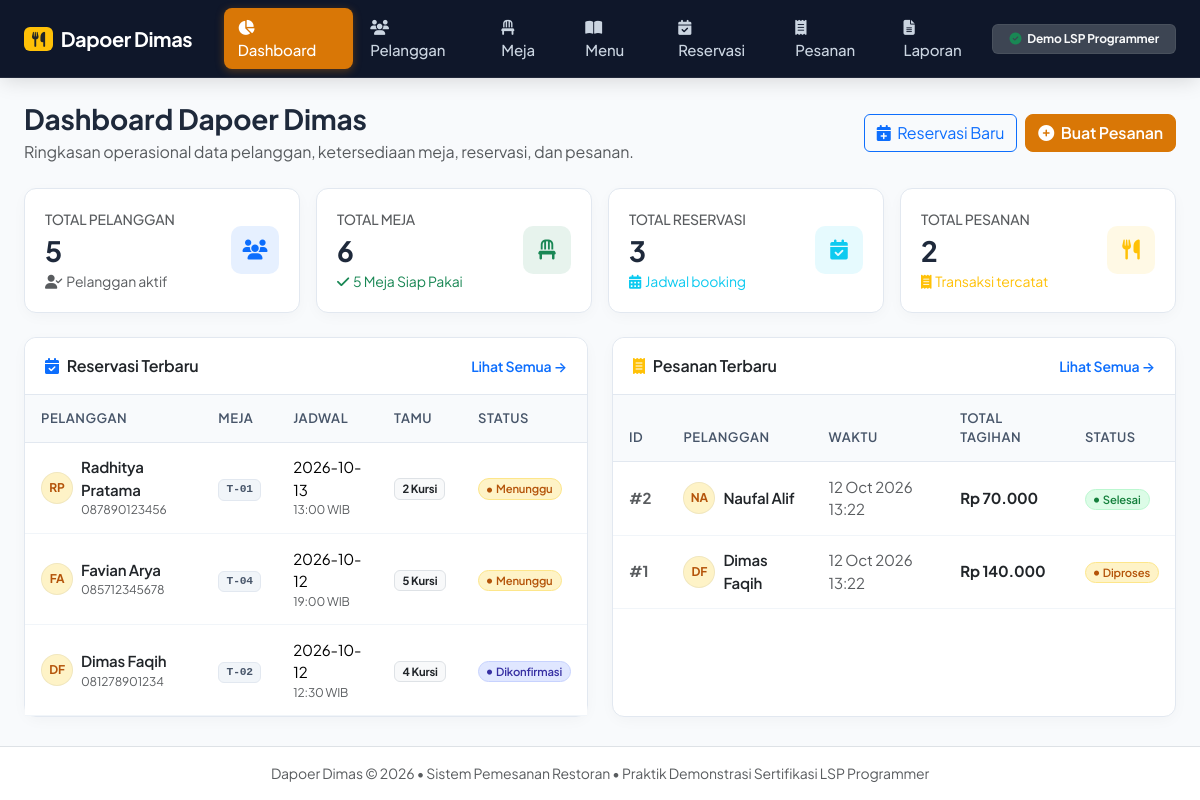
The app's page /restoran/ with its own data.
### tables this page shows
CREATE TABLE reservations (
    id INT AUTO_INCREMENT PRIMARY KEY,
    customer_id INT NOT NULL,
    table_id INT NOT NULL,
    reservation_date DATE NOT NULL,
    reservation_time TIME NOT NULL,
    guest_count INT NOT NULL,
    status ENUM('Menunggu', 'Dikonfirmasi', 'Selesai', 'Dibatalkan') NOT NULL DEFAULT 'Menunggu',
    notes TEXT NULL,
    created_at TIMESTAMP DEFAULT CURRENT_TIMESTAMP,
    FOREIGN KEY (customer_id) REFERENCES customers(id) ON DELETE CASCADE,
    FOREIGN KEY (table_id) REFERENCES restaurant_tables(id) ON DELETE RESTRICT
);

CREATE TABLE customers (
    id INT AUTO_INCREMENT PRIMARY KEY,
    name VARCHAR(100) NOT NULL,
    phone VARCHAR(20) NOT NULL,
    email VARCHAR(100) NULL,
    created_at TIMESTAMP DEFAULT CURRENT_TIMESTAMP
);

CREATE TABLE restaurant_tables (
    id INT AUTO_INCREMENT PRIMARY KEY,
    table_number VARCHAR(10) NOT NULL UNIQUE,
    capacity INT NOT NULL,
    status ENUM('Aktif', 'Nonaktif') NOT NULL DEFAULT 'Aktif'
);

CREATE TABLE restaurant_orders (
    id INT AUTO_INCREMENT PRIMARY KEY,
    customer_id INT NOT NULL,
    reservation_id INT NULL,
    order_date DATETIME NOT NULL DEFAULT CURRENT_TIMESTAMP,
    status ENUM('Diproses', 'Selesai', 'Dibatalkan') NOT NULL DEFAULT 'Diproses',
    total_amount DECIMAL(12,2) NOT NULL DEFAULT 0.00,
    created_at TIMESTAMP DEFAULT CURRENT_TIMESTAMP,
    FOREIGN KEY (customer_id) REFERENCES customers(id) ON DELETE CASCADE,
    FOREIGN KEY (reservation_id) REFERENCES reservations(id) ON DELETE SET NULL
);

### restoran/index.php (called while the page is built, shortened)
<?php
require_once __DIR__ . '/config/database.php';
require_once __DIR__ . '/helpers/functions.php';
require_once __DIR__ . '/models/Customer.php';
require_once __DIR__ . '/models/Reservation.php';
require_once __DIR__ . '/models/Order.php';
$pelangganClass = new Customer($db);
$reservasiClass = new Reservation($db);
$pesananClass   = new Order($db);
$halaman = $_GET['page'] ?? 'dashboard';
$halaman_valid = [
    'dashboard'    => 'pages/dashboard.php',
    'customers'    => 'pages/customers.php',
    'tables'       => 'pages/tables.php',
    'menu'         => 'pages/menu.php',
    'reservations' => 'pages/reservations.php',
    'orders'       => 'pages/orders.php',
    'reports'      => 'pages/reports.php',
];
$file_halaman = $halaman_valid[$halaman] ?? 'pages/dashboard.php';
require_once __DIR__ . '/templates/header.php';
require_once __DIR__ . '/templates/navbar.php';
require_once __DIR__ . '/' . $file_halaman;
require_once __DIR__ . '/templates/footer.php';

### restoran/models/Customer.php (called while the page is built, shortened)
<?php
class Customer
{
    private PDO $db;
    public function __construct(PDO $koneksi)
    {
        $this->db = $koneksi;
    }
    public function hitungTotal(): int
    {
        return (int)$this->db->query("SELECT COUNT(*) FROM customers")->fetchColumn();
    }
}

### restoran/models/Reservation.php (called while the page is built, shortened)
<?php
class Reservation
{
    private PDO $db;
    public function __construct(PDO $koneksi)
    {
        $this->db = $koneksi;
    }
    public function ambilTerbaru(int $limit = 5): array
    {
        $sql = "SELECT r.*, c.name AS nama_pelanggan, c.phone AS telepon_pelanggan,
                       t.table_number AS nomor_meja, t.capacity AS kapasitas_meja
                FROM reservations r
                JOIN customers c ON r.customer_id = c.id
                JOIN restaurant_tables t ON r.table_id = t.id
                ORDER BY r.id DESC LIMIT :limit";
        $stmt = $this->db->prepare($sql);
        $stmt->bindValue(':limit', $limit, PDO::PARAM_INT);
        $stmt->execute();
        return $stmt->fetchAll();
    }
    public function hitungTotal(): int
    {
        return (int)$this->db->query("SELECT COUNT(*) FROM reservations")->fetchColumn();
    }
}

### restoran/models/Order.php (called while the page is built, shortened)
<?php
class Order
{
    private PDO $db;
    public function __construct(PDO $koneksi)
    {
        $this->db = $koneksi;
    }
    public function ambilTerbaru(int $limit = 5): array
    {
        $sql = "SELECT o.*, c.name AS nama_pelanggan
                FROM restaurant_orders o
                JOIN customers c ON o.customer_id = c.id
                ORDER BY o.id DESC LIMIT :limit";
        $stmt = $this->db->prepare($sql);
        $stmt->bindValue(':limit', $limit, PDO::PARAM_INT);
        $stmt->execute();
        return $stmt->fetchAll();
    }
    public function hitungTotal(): int
    {
        return (int)$this->db->query("SELECT COUNT(*) FROM restaurant_orders")->fetchColumn();
    }
}

### restoran/pages/dashboard.php (the view)
<?php
$total_pelanggan = $pelangganClass->hitungTotal();
$total_meja      = (int)$db->query("SELECT COUNT(*) FROM restaurant_tables")->fetchColumn();
$meja_aktif      = (int)$db->query("SELECT COUNT(*) FROM restaurant_tables WHERE status = 'Aktif'")->fetchColumn();
$total_reservasi = $reservasiClass->hitungTotal();
$total_pesanan   = $pesananClass->hitungTotal();
$reservasi_terbaru = $reservasiClass->ambilTerbaru(5);
$pesanan_terbaru   = $pesananClass->ambilTerbaru(5);
?>
<div class="d-flex flex-column flex-md-row justify-content-between align-items-md-center mb-4 gap-2">
    <div>
        <h1 class="h3 fw-bold mb-1">Dashboard Dapoer Dimas</h1>
        <p class="text-muted mb-0">Ringkasan operasional data pelanggan, ketersediaan meja, reservasi, dan pesanan.</p>
    </div>
    <div class="d-flex gap-2">
        <a href="index.php?page=reservations" class="btn btn-outline-primary">
            <i class="fa fa-calendar-plus me-1"></i> Reservasi Baru
        </a>
        <a href="index.php?page=orders" class="btn btn-warning-custom">
            <i class="fa fa-plus-circle me-1"></i> Buat Pesanan
        </a>
    </div>
</div>
<div class="row g-3 mb-4">
    <div class="col-sm-6 col-xl-3">
        <div class="kpi-card d-flex align-items-center justify-content-between">
            <div>
                <div class="text-muted small fw-medium text-uppercase">Total Pelanggan</div>
                <div class="h3 fw-bold mb-0 mt-1"><?= $total_pelanggan ?></div>
                <div class="small text-muted mt-1"><i class="fa fa-user-check me-1"></i>Pelanggan aktif</div>
            </div>
            <div class="kpi-icon bg-primary bg-opacity-10 text-primary">
                <i class="fa fa-users"></i>
            </div>
        </div>
    </div>
    <div class="col-sm-6 col-xl-3">
        <div class="kpi-card d-flex align-items-center justify-content-between">
            <div>
                <div class="text-muted small fw-medium text-uppercase">Total Meja</div>
                <div class="h3 fw-bold mb-0 mt-1"><?= $total_meja ?></div>
                <div class="small text-success mt-1"><i class="fa fa-check me-1"></i><?= $meja_aktif ?> Meja Siap Pakai</div>
            </div>
            <div class="kpi-icon bg-success bg-opacity-10 text-success">
                <i class="fa fa-chair"></i>
            </div>
        </div>
    </div>
    <div class="col-sm-6 col-xl-3">
        <div class="kpi-card d-flex align-items-center justify-content-between">
            <div>
                <div class="text-muted small fw-medium text-uppercase">Total Reservasi</div>
                <div class="h3 fw-bold mb-0 mt-1"><?= $total_reservasi ?></div>
                <div class="small text-info mt-1"><i class="fa fa-calendar-alt me-1"></i>Jadwal booking</div>
            </div>
            <div class="kpi-icon bg-info bg-opacity-10 text-info">
                <i class="fa fa-calendar-check"></i>
            </div>
        </div>
    </div>
    <div class="col-sm-6 col-xl-3">
        <div class="kpi-card d-flex align-items-center justify-content-between">
            <div>
                <div class="text-muted small fw-medium text-uppercase">Total Pesanan</div>
                <div class="h3 fw-bold mb-0 mt-1"><?= $total_pesanan ?></div>
                <div class="small text-warning mt-1"><i class="fa fa-receipt me-1"></i>Transaksi tercatat</div>
            </div>
            <div class="kpi-icon bg-warning bg-opacity-10 text-warning">
                <i class="fa fa-utensils"></i>
            </div>
        </div>
    </div>
</div>
<div class="row g-4">
    <div class="col-lg-6">
        <div class="card card-custom h-100">
            <div class="card-header card-header-custom d-flex justify-content-between align-items-center">
                <span><i class="fa fa-calendar-check me-2 text-primary"></i>Reservasi Terbaru</span>
                <a href="index.php?page=reservations" class="small text-decoration-none fw-semibold">Lihat Semua &rarr;</a>
            </div>
            <div class="card-body p-0">
                <?php if (empty($reservasi_terbaru)): ?>
                    <div class="p-4 text-center text-muted">Belum ada data reservasi.</div>
                <?php else: ?>
                    <div class="table-responsive">
                        <table class="table table-custom mb-0">
                            <thead>
                                <tr>
                                    <th>Pelanggan</th>
                                    <th>Meja</th>
                                    <th>Jadwal</th>
                                    <th>Tamu</th>
                                    <th>Status</th>
                                </tr>
                            </thead>
                            <tbody>
                                <?php foreach ($reservasi_terbaru as $r): ?>
                                    <tr>
                                        <td>
                                            <div class="d-flex align-items-center">
                                                <?= avatarInisial($r['nama_pelanggan']) ?>
                                                <div>
                                                    <div class="fw-semibold text-dark"><?= htmlspecialchars($r['nama_pelanggan']) ?></div>
                                                    <div class="text-muted" style="font-size: 0.75rem;"><?= htmlspecialchars($r['telepon_pelanggan']) ?></div>
                                                </div>
                                            </div>
                                        </td>
                                        <td><span class="badge badge-soft-secondary font-monospace"><?= htmlspecialchars($r['nomor_meja']) ?></span></td>
                                        <td>
                                            <div><?= htmlspecialchars($r['reservation_date']) ?></div>
                                            <div class="text-muted" style="font-size: 0.75rem;"><?= substr($r['reservation_time'], 0, 5) ?> WIB</div>
                                        </td>
                                        <td><span class="badge bg-light text-dark border"><?= $r['guest_count'] ?> Kursi</span></td>
                                        <td><?= badgeStatus($r['status']) ?></td>
                                    </tr>
                                <?php endforeach; ?>
                            </tbody>
                        </table>
                    </div>
                <?php endif; ?>
            </div>
        </div>
    </div>
    <div class="col-lg-6">
        <div class="card card-custom h-100">
            <div class="card-header card-header-custom d-flex justify-content-between align-items-center">
                <span><i class="fa fa-receipt me-2 text-warning"></i>Pesanan Terbaru</span>
                <a href="index.php?page=orders" class="small text-decoration-none fw-semibold">Lihat Semua &rarr;</a>
            </div>
            <div class="card-body p-0">
                <?php if (empty($pesanan_terbaru)): ?>
                    <div class="p-4 text-center text-muted">Belum ada data transaksi pesanan.</div>
                <?php else: ?>
                    <div class="table-responsive">
                        <table class="table table-custom mb-0">
                            <thead>
                                <tr>
                                    <th>ID</th>
                                    <th>Pelanggan</th>
                                    <th>Waktu</th>
                                    <th>Total Tagihan</th>
                                    <th>Status</th>
                                </tr>
                            </thead>
                            <tbody>
                                <?php foreach ($pesanan_terbaru as $o): ?>
                                    <tr>
                                        <td class="fw-bold text-muted">#<?= $o['id'] ?></td>
                                        <td>
                                            <div class="d-flex align-items-center">
                                                <?= avatarInisial($o['nama_pelanggan']) ?>
                                                <span class="fw-semibold text-dark"><?= htmlspecialchars($o['nama_pelanggan']) ?></span>
                                            </div>
                                        </td>
                                        <td class="small text-muted"><?= date('d M Y H:i', strtotime($o['order_date'])) ?></td>
                                        <td class="fw-bold text-dark"><?= formatRupiah((float)$o['total_amount']) ?></td>
                                        <td><?= badgeStatus($o['status']) ?></td>
                                    </tr>
                                <?php endforeach; ?>
                            </tbody>
                        </table>
                    </div>
                <?php endif; ?>
            </div>
        </div>
    </div>
</div>

### restoran/helpers/functions.php (shortened to what this page needs)
<?php
function formatRupiah(float $angka): string
{
    return 'Rp ' . number_format($angka, 0, ',', '.');
}
function badgeStatus(string $status): string
{
    $warna = match ($status) {
        'Menunggu', 'Diproses' => 'badge-soft-warning',
        'Dikonfirmasi', 'Aktif' => 'badge-soft-primary',
        'Selesai', 'Tersedia'   => 'badge-soft-success',
        'Dibatalkan', 'Nonaktif' => 'badge-soft-danger',
        default => 'badge-soft-secondary'
    };
    return '<span class="badge ' . $warna . ' px-2 py-1 rounded-pill fw-semibold"><i class="fa fa-circle me-1" style="font-size: 0.45em; vertical-align: middle;"></i>' . htmlspecialchars($status) . '</span>';
}
function avatarInisial(string $nama): string
{
    $parts = explode(' ', trim($nama));
    $i1 = substr($parts[0] ?? '', 0, 1);
    $i2 = isset($parts[1]) ? substr($parts[1], 0, 1) : '';
    $inisial = strtoupper($i1 . $i2);
    $bgColors = ['#e0e7ff', '#fef3c7', '#dcfce7', '#fee2e2', '#f3e8ff'];
    $textColors = ['#4338ca', '#b45309', '#15803d', '#b91c1c', '#7e22ce'];
    $idx = strlen($nama) % count($bgColors);
    return '<div class="avatar-circle me-2" style="background-color: ' . $bgColors[$idx] . '; color: ' . $textColors[$idx] . ';">' . htmlspecialchars($inisial) . '</div>';
}

### records on screen
reservations: customer.name "RP", customer.name "Radhitya Pratama", customer.phone "087890123456", table.table_number "T-01", reservation_date "2026-10-13", reservation_time "13:00", guest_count "2", status "Menunggu"
reservations: customer.name "FA", customer.name "Favian Arya", customer.phone "085712345678", table.table_number "T-04", reservation_date "2026-10-12", reservation_time "19:00", guest_count "5", status "Menunggu"
reservations: customer.name "DF", customer.name "Dimas Faqih", customer.phone "081278901234", table.table_number "T-02", reservation_date "2026-10-12", reservation_time "12:30", guest_count "4", status "Dikonfirmasi"
restaurant_orders: id "2", customer.name "NA", customer.name "Naufal Alif", order_date "12 Oct 2026 13:22", total_amount "Rp 70.000", status "Selesai"
restaurant_orders: id "1", customer.name "DF", customer.name "Dimas Faqih", order_date "12 Oct 2026 13:22", total_amount "Rp 140.000", status "Diproses"

### other values on screen
$total_pelanggan "5"
$total_meja "6"
$meja_aktif "5"
$total_reservasi "3"
$total_pesanan "2"
